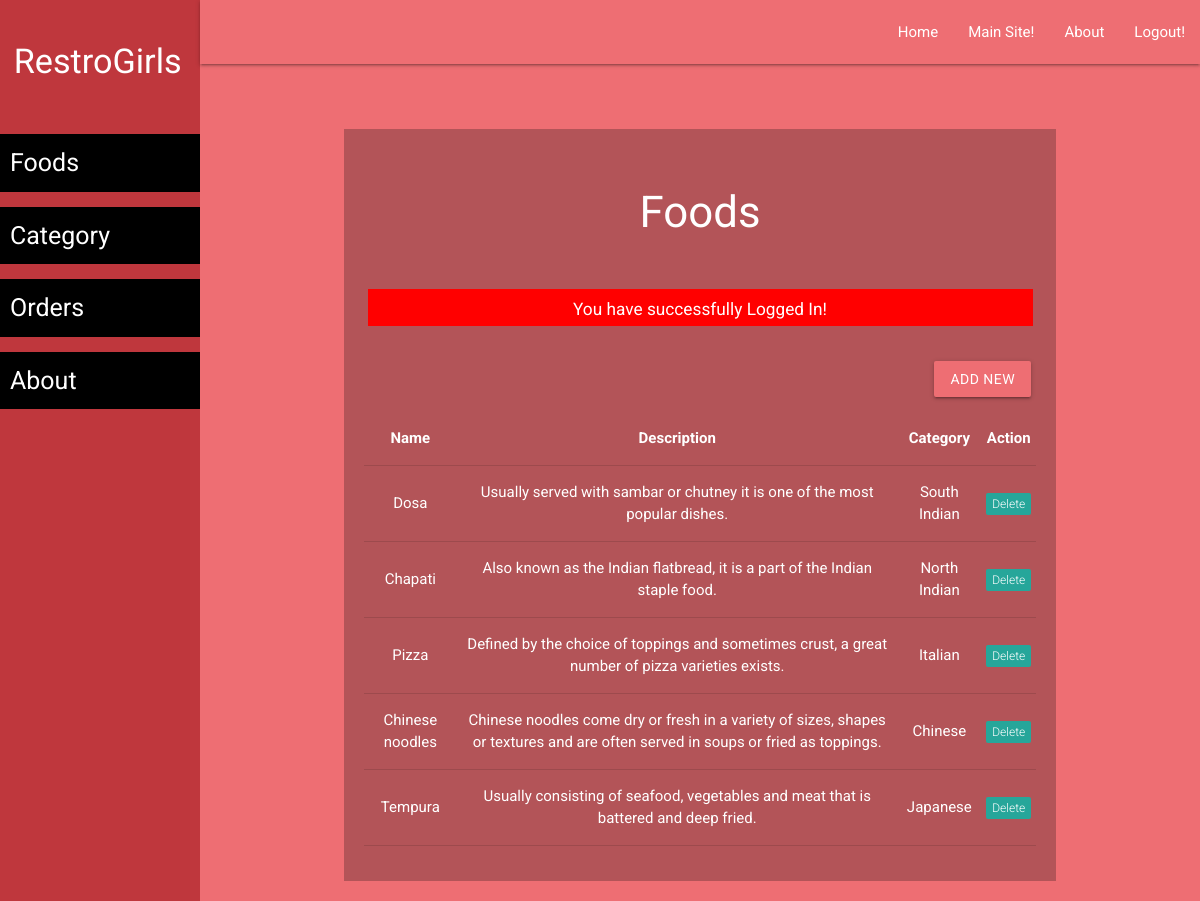
The app's page /admin/food-list.php (signed in) with its own data.
### tables this page shows
CREATE TABLE `food` (
  `id` int(11) NOT NULL,
  `cat_id` int(10) NOT NULL,
  `fname` varchar(50) NOT NULL,
  `description` varchar(250) NOT NULL
);

CREATE TABLE `categories` (
  `id` int(11) NOT NULL,
  `name` varchar(250) NOT NULL,
  `short_desc` varchar(250) NOT NULL,
  `long_desc` varchar(500) NOT NULL
);

### admin/food-list.php (the view, shortened to what this page needs)
<?php require('layout/header.php'); ?>
<?php require('layout/left-sidebar-long.php'); ?>
<?php require('layout/topnav.php'); ?>
<?php require('layout/left-sidebar-short.php'); ?>
<?php
require('../backends/connection-pdo.php');
$sql = 'SELECT food.id, food.fname, food.description, categories.name
        FROM food
        LEFT JOIN categories
        ON food.cat_id = categories.id';
$query  = $pdoconn->prepare($sql);
$query->execute();
$arr_all = $query->fetchAll(PDO::FETCH_ASSOC);
?>
<div class="section white-text" style="background: #B35458;">
	<div class="section">
		<h3>Foods</h3>
	</div>
  <?php
    if (isset($_SESSION['msg'])) {
        echo '<div class="section center" style="margin: 5px 35px;"><div class="row" style="background: red; color: white;">
        <div class="col s12">
            <h6>'.$_SESSION['msg'].'</h6>
            </div>
        </div></div>';
    }
    ?>
	<div class="section right" style="padding: 15px 25px;">
		<a href="food-add.php" class="waves-effect waves-light btn">Add New</a>
	</div>
	<div class="section center" style="padding: 20px;">
		<table class="centered responsive-table">
        <thead>
          <tr>
              <th>Name</th>
              <th>Description</th>
              <th>Category</th>
              <th>Action</th>
          </tr>
        </thead>
        <tbody>
          <?php
            foreach ($arr_all as $key) {
          ?>
          <tr>
            <td><?php echo $key['fname']; ?></td>
            <td><?php echo $key['description']; ?></td>
            <td><?php echo $key['name']; ?></td>
            <td><a href="../backends/admin/food-delete.php?id=<?php echo $key['id']; ?>"><span class="new badge" data-badge-caption="">Delete</span></a></td>
          </tr>
          <?php } ?>
        </tbody>
      </table>
	</div>
</div>
<?php require('layout/footer.php'); ?>

### css/form-style.css (style rules this page uses)
body { background: #ee6e73; font-family: "Roboto", sans-serif; -webkit-font-smoothing: antialiased; -moz-osx-font-smoothing: grayscale; }
.btn, .btn:active, .btn:hover { background: #ee6e73 !important; width: 100%; }
.row { margin-bottom: 0 !important; }
.col { padding: 0 !important; }

### records on screen
food: fname "Dosa", description "Usually served with sambar or chutney it is one of the most popular dishes.", categories.name "South Indian"
food: fname "Chapati", description "Also known as the Indian flatbread, it is a part of the Indian staple food.", categories.name "North Indian"
food: fname "Pizza", description "Defined by the choice of toppings and sometimes crust, a great number of pizza varieties exists.", categories.name "Italian"
food: fname "Chinese noodles", description "Chinese noodles come dry or fresh in a variety of sizes, shapes or textures and are often served in soups or fried as toppings.", categories.name "Chinese"
food: fname "Tempura", description "Usually consisting of seafood, vegetables and meat that is battered and deep fried.", categories.name "Japanese"

### other values on screen
$_SESSION['msg'] "You have successfully Logged In!"
